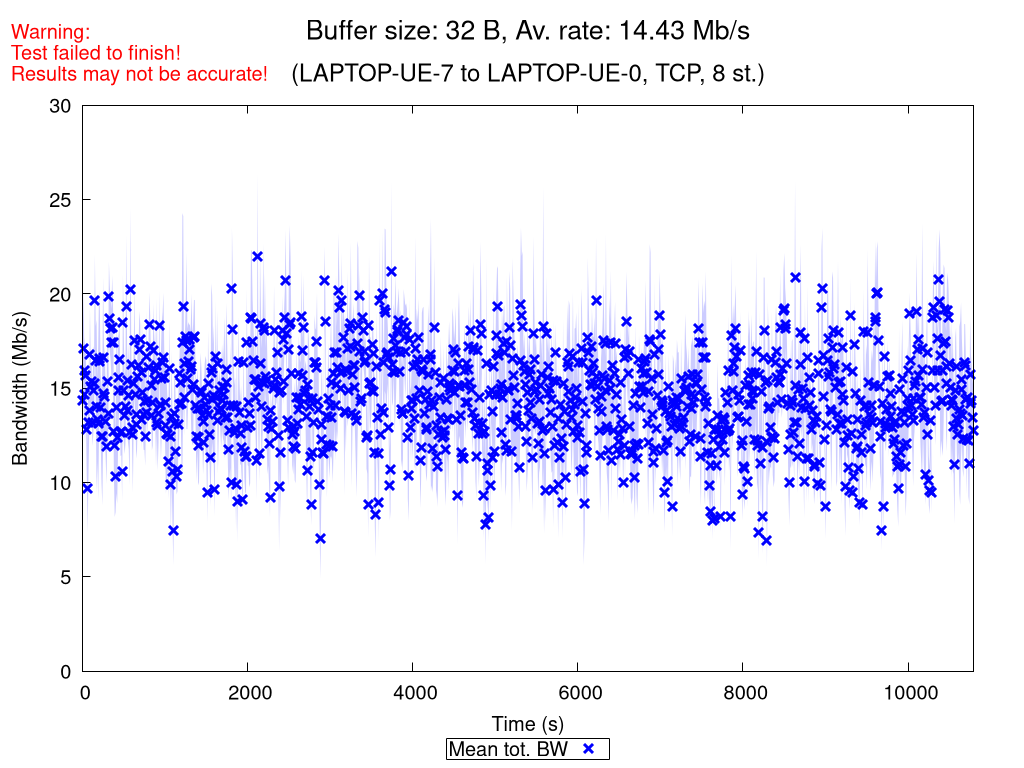

Recreate this plot in gnuplot.
set terminal pngcairo nocrop enhanced size 1024,768 font "Verdana,15"
set output "TCP_8_st_2020_11_16_12-18-24_two2one_00032B.png"

set title "{/=20 Buffer size: 32 B, Av. rate: 14.43 Mb/s}\n\n{/=18 (LAPTOP-UE-7 to LAPTOP-UE-0, TCP, 8 st.)}"
set label "Warning:\nTest failed to finish!\nResults may not be accurate!" at screen 0.01, screen 0.96 tc rgb "red"

set xlabel "Time (s)"
set ylabel "Bandwidth (Mb/s)"
set ytics nomirror
set key bmargin center horizontal box samplen 1 width -1
set bmargin 4.6
set rmargin 4.5

rf = 1000000.0  # rate factor
set style fill transparent solid 0.2 noborder
set autoscale xfix
plot "TCP_8_st_2020_11_16_12-18-24_two2one_00032B_iperf_processed.dat" using 1:($2/rf-$3/rf):($2/rf+$3/rf) with filledcurves lc rgb "blue" notitle, \
     "" using 1:($2/rf) with points pt 2 ps 1.5 lw 3 lc rgb "blue" title "Mean tot. BW", \
